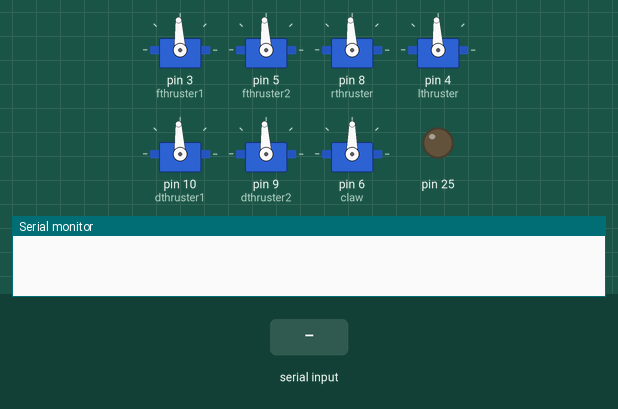
Recording of a sketch running on a simulated Arduino Mega 2560, built with avr-gcc and run on an emulated ATmega2560. On the bench: 7 × servo, output pins drawn as LEDs (lit = HIGH), the last lines printed to the serial monitor. Inputs (shaded band) come from the test bench.

Above: at 9.2 s.
9.3 s: "Claw 1 :/" received over the second serial link
At 9.9 s:
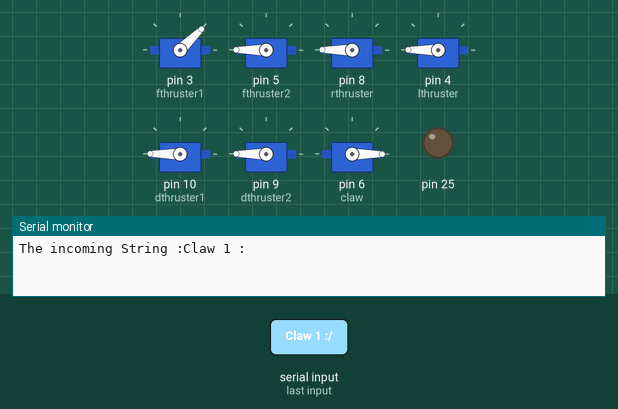
10.8 s: "90,45,200/" received over the second serial link
At 11.2 s:
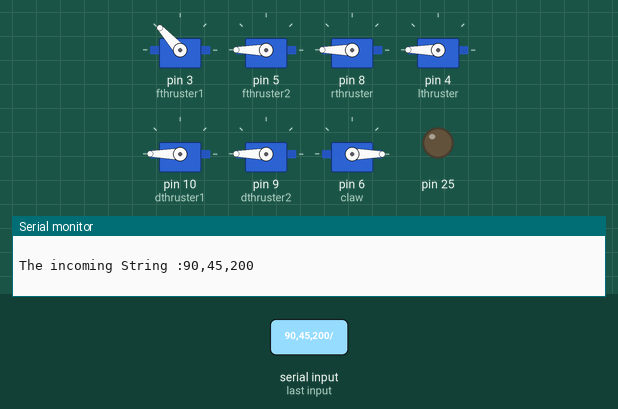
12.3 s: "30,150/" received over the second serial link
At 13.2 s:
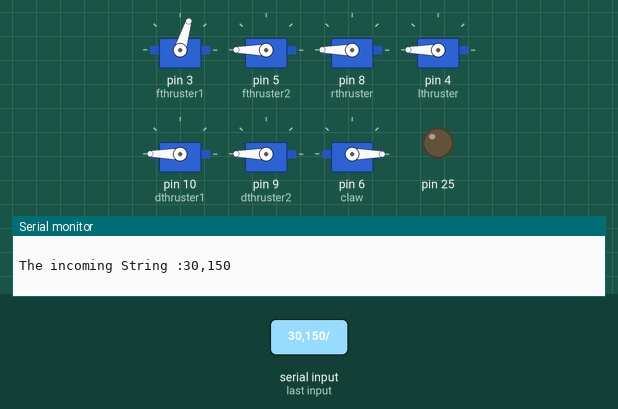
13.8 s: "200/" received over the second serial link
At 14.2 s:
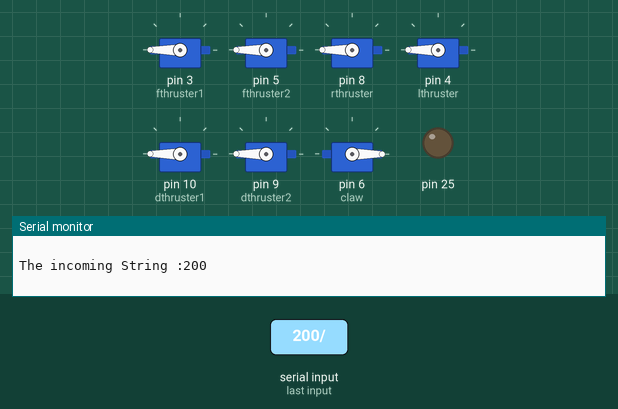
15.3 s: "Claw 2 :/" received over the second serial link
At 15.7 s:
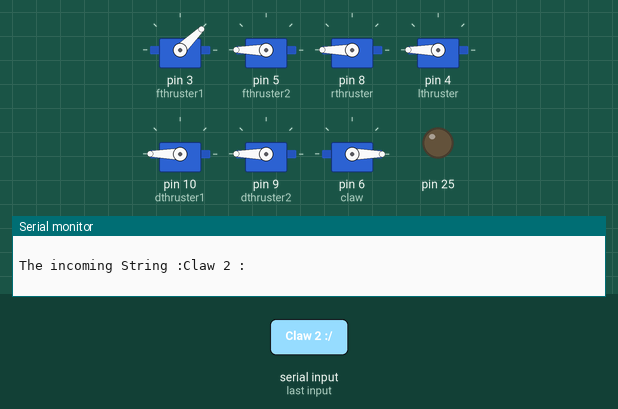
16.8 s: "30,150,10/" received over the second serial link
At 18.1 s:
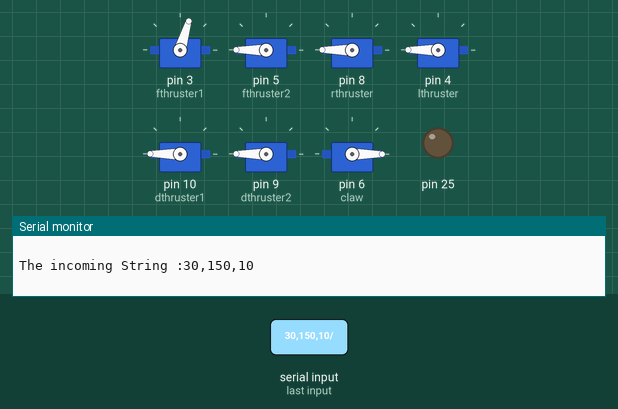
Timing chart, 0 to 19.3 s (numbered marks = the images above; inputs shaded):
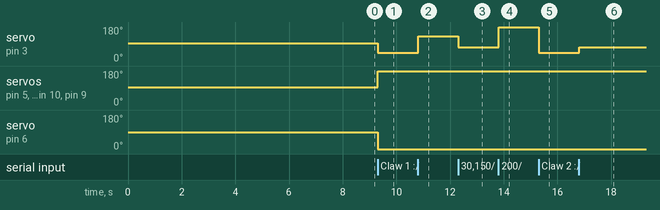

Measured:
- after the input at 9.3 s, servo on pin 3 (fthruster1): 93° → 44° at once; servo on pin 5 (fthruster2), servo on pin 8 (rthruster), servo on pin 4 (lthruster), servo on pin 10 (dthruster1), servo on pin 9 (dthruster2): 93° → 180° at once; servo on pin 6 (claw): 90° → 0° at once
- after the input at 10.8 s, servo on pin 3 (fthruster1): 44° → 132° at once
- after the input at 12.3 s, servo on pin 3 (fthruster1): 132° → 73° at once
- after the input at 13.8 s, servo on pin 3 (fthruster1): 73° → 180° at once
- after the input at 15.3 s, servo on pin 3 (fthruster1): 180° → 44° at once
- after the input at 16.8 s, servo on pin 3 (fthruster1): 44° → 73° at once

The sketch:

receiver.ino
```cpp
String message, ft1, ft2, rt, lt, dt1, dt2, cl;
int f1, f2, d1, d2, r, l, c;
int prevf1, prevf2, prevr, prevl, prevd1, prevd2, prevc;
#include <Servo.h>
Servo fthruster1;
Servo fthruster2;
Servo rthruster;
Servo lthruster;
Servo dthruster1;
Servo dthruster2;
Servo claw;

void setup() {
  // put your setup code here, to run once:
 prevf1 = 1500;
 prevf2 = 1500;
 prevd1 = 1500;
 prevd2 = 1500;
 prevr = 1500;
 prevl = 1500;
 prevc = 100;
 Serial.begin(9600);
 Serial1.begin(9600);
 pinMode(25, OUTPUT);
 digitalWrite(25, LOW);
 pinMode(9, OUTPUT);
 pinMode(10, OUTPUT);
 pinMode(8, OUTPUT);
 pinMode(3, OUTPUT);
 pinMode(4, OUTPUT);
 pinMode(5, OUTPUT);
 pinMode(6, OUTPUT);
 //pinMode(22, OUTPUT);
 //pinMode(46, OUTPUT);
 fthruster1.attach(3); //surge
 fthruster1.writeMicroseconds(1500);
 fthruster2.attach(5); //surge
 fthruster2.writeMicroseconds(1500);
 rthruster.attach(8);
 rthruster.writeMicroseconds(1500);
 lthruster.attach(4);
 dthruster1.attach(10);
 dthruster2.attach(9);
 lthruster.writeMicroseconds(1500);
 dthruster1.writeMicroseconds(1500);
 dthruster2.writeMicroseconds(1500);
 claw.attach(6);
 claw.write(90);
 delay(8000);
}

void decode()
{
 message=Serial1.readStringUntil('/');
 ft1 = message.substring(0,4);
 ft2 = message.substring(4,8);
 rt = message.substring(8,12);
 lt = message.substring(12,16);
 dt1 = message.substring(16, 20);
 dt2 = message.substring(20, 24);
 cl = message.substring(24, 27);
}

void write()
{
 Serial.print("The incoming String :");
 Serial.println(message);

 f1= ft1.toInt();
 //Serial.print("Surge Value :");

 if(f1<=1700 && f1>=1300)
 {
   prevf1 = f1;
   fthruster1.writeMicroseconds(f1*10 + 1000);
 }
 else
 {
   ft1 = prevf1;
   fthruster1.writeMicroseconds(f1*10 + 1000);
 }
 f2= ft2.toInt();
 //Serial.print("Surge Value :");

 if(f2<=1700 && f2>=1300)
 {
   prevf2 = f2;
   fthruster2.writeMicroseconds(f2*10 + 1000);
 }
 else
 {
   f2 = prevf2;
   fthruster2.writeMicroseconds(f2*10 + 1000);
 }
 //Serial.println(f);
// if(claw1_status == "Y")
 //{
 //  Serial.print("Claw 1 :");
 //  Serial.println("Opening");
 //  digitalWrite(6, HIGH);
 //  digitalWrite(7,LOW);
// }
 //else if(claw1_status == "N")
// {
 //  Serial.print("Claw 1 :");
 //  Serial.println("Closing");
 //  digitalWrite(6, LOW);
 //  digitalWrite(7,HIGH);
 //}

// i=depth.toInt();
// if(i>=1500 && i<=1700)
// {
//   previ = i;
//   Serial.print("Depth Thruster value  :");
//   Serial.println(i);
//   dthruster1.writeMicroseconds(i);
//   dthruster2.writeMicroseconds(i);
// }
// else
// {
//   i = previ;
//   Serial.print("Depth Thruster value  :");
//   Serial.println(i);
//   dthruster1.writeMicroseconds(i);
//   dthruster2.writeMicroseconds(i);
// }

// if(claw2_status == "Y")
// {
//   Serial.print("Claw 2 :");
//   Serial.println("Opening");
// }
// else if(claw2_status == "N")
// {
//   Serial.print("Claw 2 :");
//   Serial.println("Closing");
// }

// n=yaw1.toInt();
// o=yaw2.toInt();
r = rt.toInt();
 //Serial.print("Surge Value :");

 if(r<=1700 && r>=1300)
 {
   prevr = r;
   rthruster.writeMicroseconds(r*10 + 1000);
 }
 else
 {
   r = prevr;
   rthruster.writeMicroseconds(r*10 + 1000);
 }
 l = lt.toInt();
 //Serial.print("Surge Value :");

 if(l<=1700 && l>=1300)
 {
   prevl = l;
   lthruster.writeMicroseconds(l*10 + 1000);
 }
 else
 {
   l = prevl;
   lthruster.writeMicroseconds(l*10 + 1000);
 }
 d1= dt1.toInt();
 //Serial.print("Surge Value :");

 if(d1<=1700 && d1>=1300)
 {
   prevd1 = d1;
   dthruster1.writeMicroseconds(d1*10 + 1000);
 }
 else
 {
   d1 = prevd1;
   dthruster1.writeMicroseconds(d1*10 + 1000);
 }
 d2= dt2.toInt();
 //Serial.print("Surge Value :");

 if(d2<=1700 && d2>=1300)
 {
   prevd2 = d2;
   dthruster2.writeMicroseconds(d2*10 + 1000);
 }
 else
 {
   d2 = prevd2;
   dthruster2.writeMicroseconds(d2*10 + 1000);
 }
 c= cl.toInt();
 //Serial.print("Surge Value :");

 if(c<=235 && c>=190)
 {
   prevc = c;
   claw.write(c - 100);
 }
 else
 {
   c = prevc;
   claw.write(c - 100);
 }
  // rthruster.writeMicroseconds(n*10+1000);
  // lthruster.writeMicroseconds(o*10+1000);

}
void loop() {
 if (Serial1.available()>0)
 {
   decode();
   write();
   Serial.println(" ");
   Serial.flush();
 }
}
```
